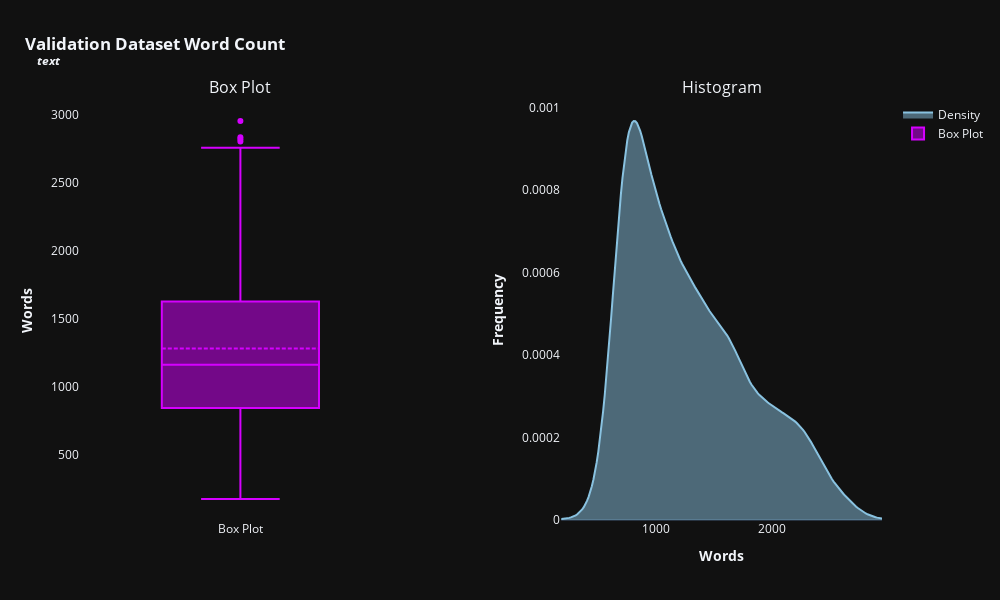

The notebook cell saved with this chart:
### Code cell
df_text_lenght = pd.DataFrame()

for feat in categorical_features:
    df_text_lenght[feat] = test[feat].apply(lambda x: len(str(x).split()))

histogram_boxplot(df_text_lenght,'#89c2e0', '#d500ff', 600, 1000, True, 'Validation Dataset')

### Figure 1 — Plotly figure (JSON) as saved in the notebook; plotly's stock layout.template omitted (floating-point values rounded to 4 significant figures; data arrays with more than 128 entries replaced by an {"elided": "..."} marker saying what was removed)
{"data": [{"fill": "tozeroy", "line": {"color": "#89c2e0"}, "mode": "lines", "name": "Density", "type": "scatter", "x": {"elided": "200 float values"}, "xaxis": "x2", "y": {"elided": "200 float values"}, "yaxis": "y2"}, {"boxmean": true, "line": {"color": "#d500ff"}, "name": "Box Plot", "type": "box", "xaxis": "x", "y": {"elided": "3269 int values"}, "yaxis": "y"}], "layout": {"annotations": [{"font": {"size": 16}, "showarrow": false, "text": "Box Plot", "x": 0.2, "xanchor": "center", "xref": "paper", "y": 1, "yanchor": "bottom", "yref": "paper"}, {"font": {"size": 16}, "showarrow": false, "text": "Histogram", "x": 0.8, "xanchor": "center", "xref": "paper", "y": 1, "yanchor": "bottom", "yref": "paper"}], "height": 600, "margin": {"t": 100}, "showlegend": true, "title": {"text": "<b>Validation Dataset Word Count<br><sup><i>&nbsp;&nbsp;&nbsp;&nbsp;text</i></sup></b>", "x": 0.025, "xanchor": "left"}, "width": 1000, "xaxis": {"anchor": "y", "domain": [0, 0.4], "showgrid": false, "title": {"text": ""}}, "xaxis2": {"anchor": "y2", "domain": [0.6, 1], "showgrid": false, "title": {"text": "<b>Words</b>"}}, "yaxis": {"anchor": "x", "domain": [0, 1], "showgrid": false, "title": {"text": "<b>Words</b>"}}, "yaxis2": {"anchor": "x2", "domain": [0, 1], "showgrid": false, "title": {"text": "<b>Frequency</b>"}}}}
